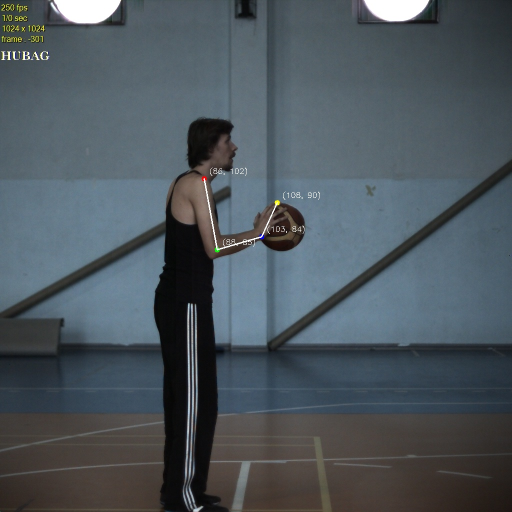
#> input picture basketball_shot/images/basket_001.jpg, 1024 x 1024 px (shown at 1/2 size); its folder holds only this picture in this run
$ python basketball_shot_motion_analysis_calibration.py
#> lines starting #> are read from the running program, lines starting #| are printed output that depends on the picture; after the words box and inside, x2 and y2 are one past the last pixel; in counts of white or black regions, pixels touching at a corner belong together
import cv2
import os
import numpy as np
from scipy.spatial import distance

# --- CONFIGURATION ---
INPUT_FOLDER = "images"
IMAGE_PREFIX = "basket_"
IMAGE_EXTENSION = ".jpg"
FRAME_COUNT = 266

MIN_AREA = 5
MAX_AREA = 200
THRESHOLD = 230
ROI_MARGIN_X = 0.2

# --- Calibration Data ---

# 8 Marker positions in the image (from kalibrasyon.jpg)
IMAGE_POINTS = np.array([
    [191, 1014],  # Marker 1
    [149, 900],   # Marker 2
    [147, 780],   # Marker 3
    [144, 496],   # Marker 4
    [530, 1013],  # Marker 5
    [576, 982],   # Marker 6
    [574, 699],   # Marker 7
    [344, 623],   # Marker 8
], dtype=np.float32)

# Corresponding real-world coordinates in cm
WORLD_POINTS = np.array([
    [2.5, 30],    # Marker 1
    [2.5, 60],    # Marker 2
    [2.5, 130],   # Marker 3
    [2.5, 190],   # Marker 4
    [108, 10],    # Marker 5
    [108, 80],    # Marker 6
    [108, 120],   # Marker 7
    [108, 180],   # Marker 8
], dtype=np.float32)

# Estimate 2D Conformal Transformation matrix (Affine: scale + rotation + translation)
TRANSFORM_MATRIX, _ = cv2.estimateAffinePartial2D(IMAGE_POINTS, WORLD_POINTS)

# Marker colors: Shoulder, Elbow, Wrist, Middle Finger
MARKER_COLORS = [
    (0, 0, 255),    # Red
    (0, 255, 0),    # Green
    (255, 0, 0),    # Blue
    (0, 255, 255)   # Yellow
]

previous_markers = []

# --- PROCESS FRAMES ---
for i in range(1, FRAME_COUNT + 1):
    filename = f"{IMAGE_PREFIX}{i:03d}{IMAGE_EXTENSION}"
    filepath = os.path.join(INPUT_FOLDER, filename)

    if not os.path.isfile(filepath):
        print(f"Skipping missing file: {filename}")
        continue

    image = cv2.imread(filepath)
#> image is the input picture: shape (1024, 1024, 3); mean B, G, R 93.2, 86.6, 77.1
    gray = cv2.cvtColor(image, cv2.COLOR_BGR2GRAY)
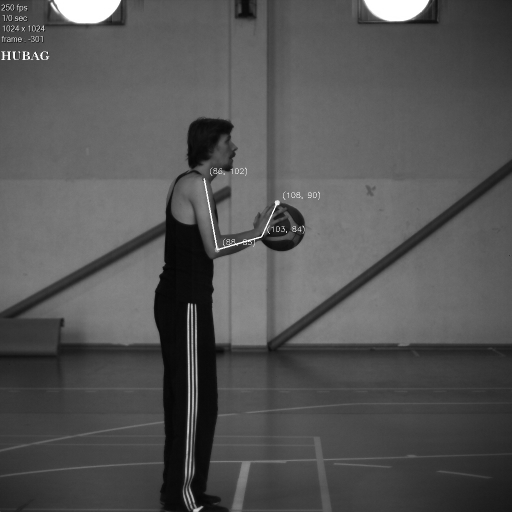
#> gray: shape (1024, 1024) (shown at 1/2 size); min 0, max 255, mean 84.5
    height, width = gray.shape
#> height = 1024; width = 1024

    # Apply ROI crop (20% from both sides)
    x1 = int(width * ROI_MARGIN_X)
#> x1 = 204
    x2 = int(width * (1 - ROI_MARGIN_X))
#> x2 = 819
    roi = gray[:, x1:x2]
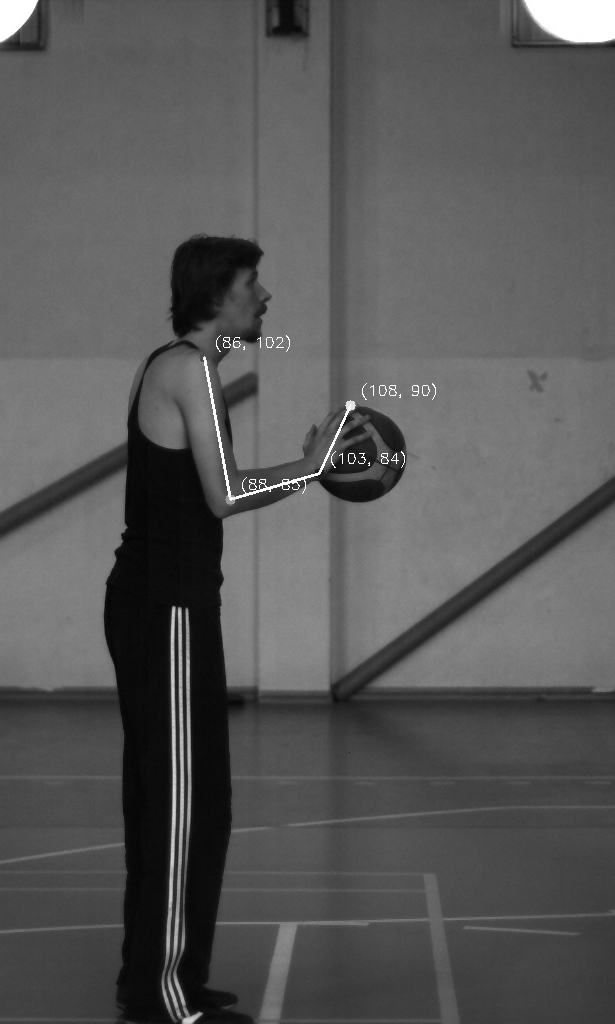
#> roi: shape (1024, 615); min 2, max 255, mean 87.5

    # Threshold for detecting bright markers
    _, thresh = cv2.threshold(roi, THRESHOLD, 255, cv2.THRESH_BINARY)
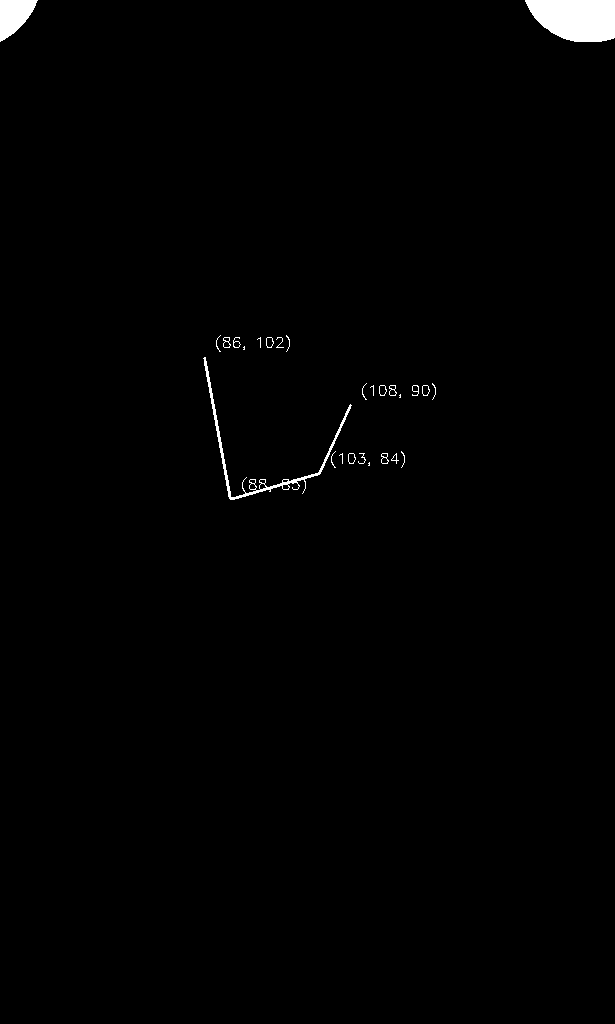
#> thresh: shape (1024, 615); 0.9% white; 27 white regions (6 under 20 px)
    contours, _ = cv2.findContours(thresh, cv2.RETR_EXTERNAL, cv2.CHAIN_APPROX_SIMPLE)
#> contours = 27 contours, 14 with area under 20; largest, box (x1, y1, x2, y2) and area: (525, 0, 615, 42) 2968, (0, 0, 38, 42) 939, (203, 357, 352, 500) 746, (348, 453, 356, 464) 59, (422, 385, 430, 396) 59

    current_centroids = []
    for cnt in contours:
        area = cv2.contourArea(cnt)
        if area < MIN_AREA or area > MAX_AREA:
            continue
        M = cv2.moments(cnt)
        if M["m00"] == 0:
            continue
        cX = int(M["m10"] / M["m00"]) + x1  # Offset x due to ROI
        cY = int(M["m01"] / M["m00"])
        current_centroids.append((cX, cY))
#> this loop made 27 passes
#> (area, cX, cY) on passes 2, 3, 5, 10, 11, 12, 13, 20, 22, 23: (22, 598, 457), (55.5, 588, 458), (59, 555, 457), (59, 629, 389), (36, 619, 388), (55.5, 596, 390), (59, 586, 389), (59, 473, 341), (35, 440, 343), (55.5, 430, 342)
#> area on passes 17, 26, 27: 745.5, 2968.5, 939
#> after the loop, current_centroids = [(598, 457), (588, 458), (555, 457), (629, 389), (619, 388), (596, 390), (586, 389), (473, 341), (440, 343), (430, 342)]

    # --- Marker Tracking ---
    if i == 1:
        # Initialize by sorting left to right
        current_centroids = sorted(current_centroids, key=lambda c: c[0])[:4]
#> current_centroids = [(430, 342), (440, 343), (473, 341), (555, 457)]
        previous_markers = current_centroids.copy()
#> previous_markers = [(430, 342), (440, 343), (473, 341), (555, 457)]
    else:
        assigned = []
        new_markers = []
        for prev in previous_markers:
            if not current_centroids:
                break
            dists = [distance.euclidean(prev, c) for c in current_centroids]
            min_index = int(np.argmin(dists))
            new_markers.append(current_centroids[min_index])
            assigned.append(min_index)
        for idx in sorted(set(assigned), reverse=True):
            del current_centroids[idx]
        previous_markers = new_markers + [(0, 0)] * (4 - len(new_markers))

    # --- Drawing and Coordinate Conversion ---
    annotated = image.copy()
    for idx, (cX, cY) in enumerate(previous_markers):
        if cX == 0 and cY == 0:
            continue
        color = MARKER_COLORS[idx]
        cv2.circle(annotated, (cX, cY), 5, color, -1)

        # Transform to world coordinates using 2D conformal transform
        pt_img = np.array([[cX, cY]], dtype=np.float32)
        pt_world = cv2.transform(np.array([[[cX, cY]]], dtype=np.float32), TRANSFORM_MATRIX)[0][0]
        wx, wy = pt_world

        cv2.putText(annotated, f"({int(wx)},{int(wy)})", (cX + 10, cY - 10),
                    cv2.FONT_HERSHEY_SIMPLEX, 0.5, (255, 255, 255), 1)
#> this loop made 4 passes
#> (cX, cY, color, wx, wy) on passes 1 to 4: (430, 342, (0, 0, 255), 880.7, 378.6), (440, 343, (0, 255, 0), 872.6, 388.3), (473, 341, (255, 0, 0), 851.4, 424.3), (555, 457, (0, 255, 255), 672.2, 428.3)
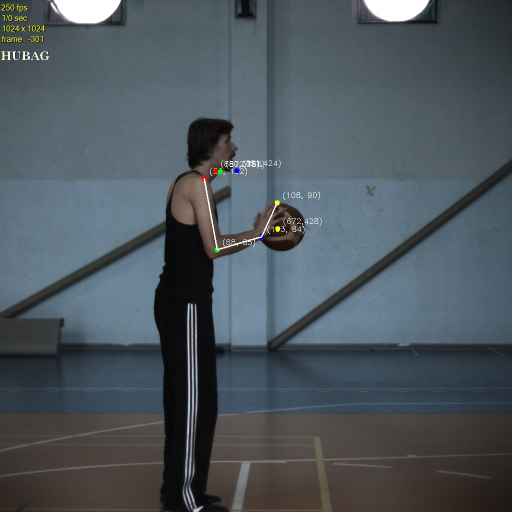
#> annotated: shape (1024, 1024, 3) (shown at 1/2 size); 0.1% of pixels changed, all inside (x1, y1, x2, y2) = (425, 319, 643, 463)

    # Draw white line connecting markers
    if all((x != 0 and y != 0) for (x, y) in previous_markers):
        pts = np.array(previous_markers, dtype=np.int32).reshape((-1, 1, 2))
#> pts = [[430, 342], [440, 343], [473, 341], [555, 457]]
        cv2.polylines(annotated, [pts], isClosed=False, color=(255, 255, 255), thickness=2)
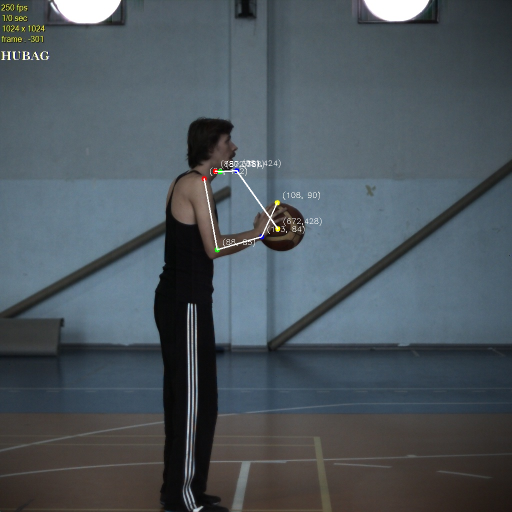
#> annotated: shape (1024, 1024, 3) (shown at 1/2 size); 0.06% of pixels changed, all inside (x1, y1, x2, y2) = (429, 340, 557, 459)

    cv2.imwrite(filepath, annotated)

print("COMPLETE")
